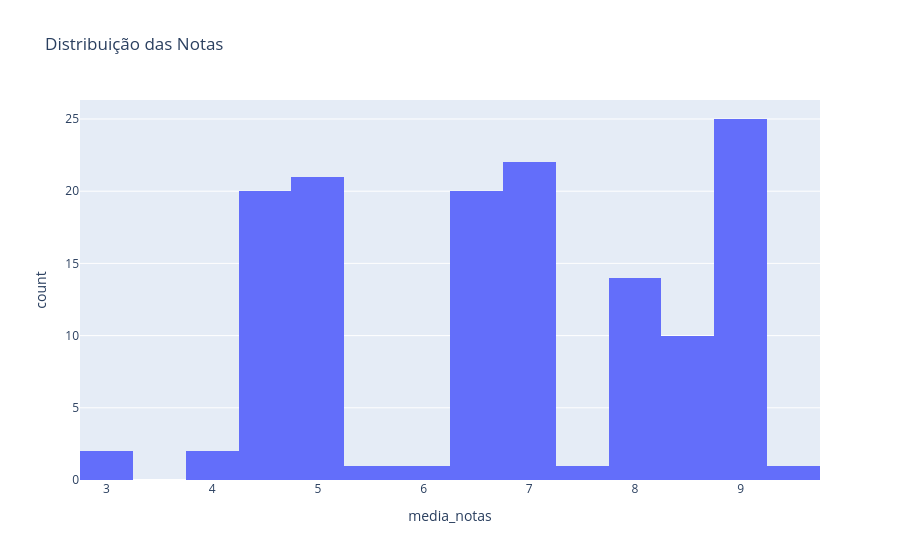

This figure's notebook cell:
### Code cell
fig = px.histogram(
    df,
    x="media_notas",
    nbins=20,
    title="Distribuição das Notas"
)
fig.show()

### Figure 1 — Plotly figure (JSON) as saved in the notebook; plotly's stock layout.template omitted (floating-point values rounded to 4 significant figures; data arrays with more than 128 entries replaced by an {"elided": "..."} marker saying what was removed)
{"data": [{"bingroup": "x", "hovertemplate": "media_notas=%{x}<br>count=%{y}<extra></extra>", "legendgroup": "", "marker": {"color": "#636efa", "pattern": {"shape": ""}}, "name": "", "nbinsx": 20, "orientation": "v", "showlegend": false, "type": "histogram", "x": {"elided": "140 float values"}, "xaxis": "x", "yaxis": "y"}], "layout": {"barmode": "relative", "legend": {"tracegroupgap": 0}, "title": {"text": "Distribuição das Notas"}, "xaxis": {"anchor": "y", "domain": [0, 1], "title": {"text": "media_notas"}}, "yaxis": {"anchor": "x", "domain": [0, 1], "title": {"text": "count"}}}}
